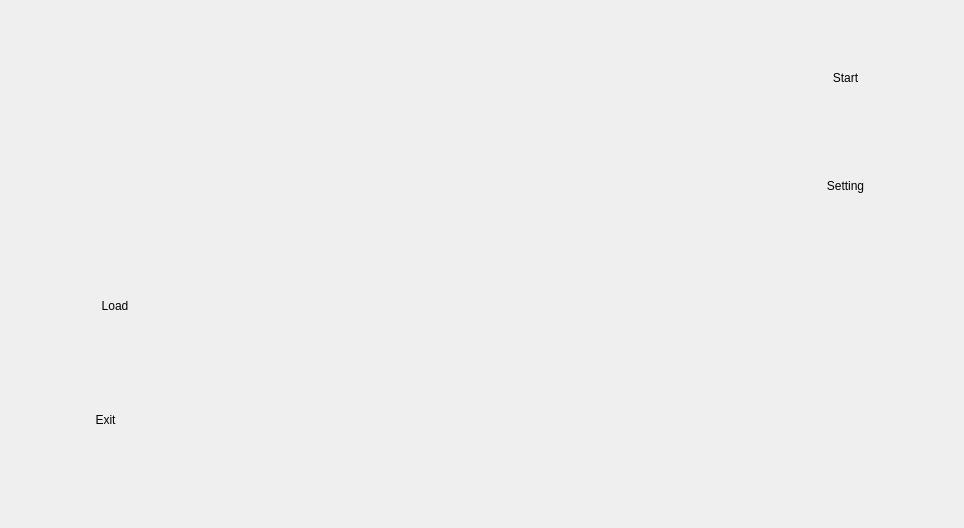
   <widget class="QWidget" name="MainPage">
    <property name="minimumSize">
     <size>
      <width>964</width>
      <height>528</height>
     </size>
    </property>
    <property name="maximumSize">
     <size>
      <width>964</width>
      <height>528</height>
     </size>
    </property>
    <property name="styleSheet">
     <string notr="true">font: 75 italic 20pt &quot;Yu Mincho Demibold&quot;;</string>
    </property>
    <widget class="QPushButton" name="StartButton">
     <property name="geometry">
      <rect>
       <x>770</x>
       <y>52</y>
       <width>151</width>
       <height>51</height>
      </rect>
     </property>
     <property name="text">
      <string>Start</string>
     </property>
     <property name="flat">
      <bool>true</bool>
     </property>
    </widget>
    <widget class="QPushButton" name="ContinueButton">
     <property name="geometry">
      <rect>
       <x>40</x>
       <y>280</y>
       <width>150</width>
       <height>51</height>
      </rect>
     </property>
     <property name="text">
      <string>Load</string>
     </property>
     <property name="flat">
      <bool>true</bool>
     </property>
    </widget>
    <widget class="QPushButton" name="SettingButton">
     <property name="geometry">
      <rect>
       <x>770</x>
       <y>160</y>
       <width>151</width>
       <height>51</height>
      </rect>
     </property>
     <property name="text">
      <string>Setting</string>
     </property>
     <property name="flat">
      <bool>true</bool>
     </property>
    </widget>
    <widget class="QPushButton" name="Exit">
     <property name="geometry">
      <rect>
       <x>30</x>
       <y>394</y>
       <width>151</width>
       <height>51</height>
      </rect>
     </property>
     <property name="text">
      <string>Exit</string>
     </property>
     <property name="flat">
      <bool>true</bool>
     </property>
    </widget>
   </widget>
